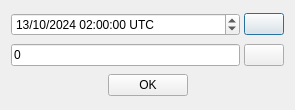
<?xml version="1.0" encoding="UTF-8"?>
<ui version="4.0">
 <class>CalcTimestampDlg</class>
 <widget class="QDialog" name="CalcTimestampDlg">
  <property name="geometry">
   <rect>
    <x>0</x>
    <y>0</y>
    <width>295</width>
    <height>110</height>
   </rect>
  </property>
  <property name="windowTitle">
   <string>Timestamp Calculator</string>
  </property>
  <layout class="QVBoxLayout" name="verticalLayout">
   <item>
    <layout class="QHBoxLayout" name="horizontalLayout_4">
     <property name="spacing">
      <number>4</number>
     </property>
     <item>
      <widget class="QDateTimeEdit" name="dateTimelock">
       <property name="sizePolicy">
        <sizepolicy hsizetype="Expanding" vsizetype="Fixed">
         <horstretch>0</horstretch>
         <verstretch>0</verstretch>
        </sizepolicy>
       </property>
       <property name="minimumSize">
        <size>
         <width>0</width>
         <height>0</height>
        </size>
       </property>
       <property name="maximumSize">
        <size>
         <width>16777215</width>
         <height>16777215</height>
        </size>
       </property>
       <property name="buttonSymbols">
        <enum>QAbstractSpinBox::UpDownArrows</enum>
       </property>
       <property name="showGroupSeparator" stdset="0">
        <bool>false</bool>
       </property>
       <property name="dateTime">
        <datetime>
         <hour>2</hour>
         <minute>0</minute>
         <second>0</second>
         <year>2024</year>
         <month>10</month>
         <day>13</day>
        </datetime>
       </property>
       <property name="date">
        <date>
         <year>2024</year>
         <month>10</month>
         <day>13</day>
        </date>
       </property>
       <property name="minimumDateTime">
        <datetime>
         <hour>11</hour>
         <minute>0</minute>
         <second>0</second>
         <year>1969</year>
         <month>12</month>
         <day>19</day>
        </datetime>
       </property>
       <property name="displayFormat">
        <string>dd/MM/yyyy hh:mm:ss UTC</string>
       </property>
       <property name="timeSpec">
        <enum>Qt::UTC</enum>
       </property>
      </widget>
     </item>
     <item>
      <widget class="QPushButton" name="buttonConvert">
       <property name="minimumSize">
        <size>
         <width>0</width>
         <height>0</height>
        </size>
       </property>
       <property name="maximumSize">
        <size>
         <width>16777215</width>
         <height>16777215</height>
        </size>
       </property>
       <property name="toolTip">
        <string>Convert UTC time to Unix timestamp</string>
       </property>
       <property name="text">
        <string/>
       </property>
       <property name="icon">
        <iconset resource="../bitcoin.qrc">
         <normaloff>:/icons/receiving_addresses</normaloff>:/icons/receiving_addresses</iconset>
       </property>
      </widget>
     </item>
    </layout>
   </item>
   <item>
    <layout class="QHBoxLayout" name="horizontalLayout_2">
     <property name="spacing">
      <number>4</number>
     </property>
     <item>
      <widget class="QValidatedLineEdit" name="lockStamp">
       <property name="sizePolicy">
        <sizepolicy hsizetype="Expanding" vsizetype="Fixed">
         <horstretch>0</horstretch>
         <verstretch>0</verstretch>
        </sizepolicy>
       </property>
       <property name="minimumSize">
        <size>
         <width>0</width>
         <height>0</height>
        </size>
       </property>
       <property name="maximumSize">
        <size>
         <width>16777215</width>
         <height>16777215</height>
        </size>
       </property>
       <property name="text">
        <string>0</string>
       </property>
       <property name="clearButtonEnabled">
        <bool>false</bool>
       </property>
      </widget>
     </item>
     <item>
      <widget class="QPushButton" name="buttonConvert2">
       <property name="sizePolicy">
        <sizepolicy hsizetype="Minimum" vsizetype="Fixed">
         <horstretch>0</horstretch>
         <verstretch>0</verstretch>
        </sizepolicy>
       </property>
       <property name="minimumSize">
        <size>
         <width>0</width>
         <height>0</height>
        </size>
       </property>
       <property name="maximumSize">
        <size>
         <width>16777215</width>
         <height>16777215</height>
        </size>
       </property>
       <property name="toolTip">
        <string>Convert Unix timestamp to UTC time</string>
       </property>
       <property name="text">
        <string/>
       </property>
       <property name="icon">
        <iconset resource="../bitcoin.qrc">
         <normaloff>:/icons/up</normaloff>:/icons/up</iconset>
       </property>
      </widget>
     </item>
    </layout>
   </item>
   <item>
    <layout class="QHBoxLayout" name="horizontalLayout">
     <item>
      <spacer name="horizontalSpacer">
       <property name="orientation">
        <enum>Qt::Horizontal</enum>
       </property>
       <property name="sizeHint" stdset="0">
        <size>
         <width>40</width>
         <height>20</height>
        </size>
       </property>
      </spacer>
     </item>
     <item>
      <widget class="QPushButton" name="okButton">
       <property name="text">
        <string>OK</string>
       </property>
       <property name="icon">
        <iconset resource="../bitcoin.qrc">
         <normaloff>:/icons/synced</normaloff>:/icons/synced</iconset>
       </property>
      </widget>
     </item>
     <item>
      <spacer name="horizontalSpacer_2">
       <property name="orientation">
        <enum>Qt::Horizontal</enum>
       </property>
       <property name="sizeHint" stdset="0">
        <size>
         <width>40</width>
         <height>20</height>
        </size>
       </property>
      </spacer>
     </item>
    </layout>
   </item>
  </layout>
 </widget>
 <customwidgets>
  <customwidget>
   <class>QValidatedLineEdit</class>
   <extends>QLineEdit</extends>
   <header>qvalidatedlineedit.h</header>
  </customwidget>
 </customwidgets>
 <resources>
  <include location="../bitcoin.qrc"/>
 </resources>
 <connections/>
</ui>
